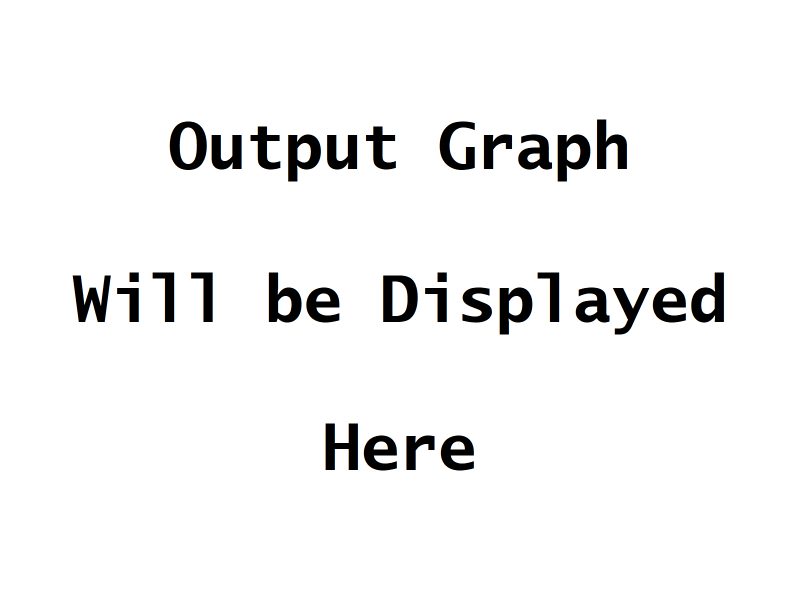
#> input picture resources/statistics/Output_Sample.png, 1600 x 1200 px (shown at 1/2 size)
$ python -i user_interface.py   (imports and definitions only)
#> lines starting #> are read from the running program, lines starting #| are printed output that depends on the picture
from tkinter import *
from tkinter import scrolledtext
from backend import basic_arithmetic, other_bases, visualization
from decimal import Decimal
from PIL import ImageTk, Image
import os
import os.path as osp

temp_dir_path = "resources/temp"
statistics_dir_path = "resources/statistics"
help_dir_path = "resources/help"

# the user can choose different styles with different colors
# the default style is blue
blue_colors = {"background": "dimgrey",
               "light_1": "lightsteelblue",
               "light_2": "dodgerblue",
               "deep_1": "slateblue",
               "deep_2": "blue",
               "highlight": "red"}

red_colors = {"background": "dimgrey",
              "light_1": "mistyrose",
              "light_2": "tomato",
              "deep_1": "firebrick",
              "deep_2": "red",
              "highlight": "darkred"}

black_colors = {"background": "dimgrey",
                "light_1": "gainsboro",
                "light_2": "silver",
                "deep_1": "darkgrey",
                "deep_2": "black",
                "highlight": "darkred"}

green_colors = {"background": "dimgrey",
                "light_1": "palegreen",
                "light_2": "yellowgreen",
                "deep_1": "limegreen",
                "deep_2": "forestgreen",
                "highlight": "red"}

style = blue_colors


# initialize root window
# [3 lines not run here, left out]

# set up the input entry
# [1 line that did not run here, left out]
# [1 line not run here, left out]


# set up buttons for numbers and operators which can be directly added to the expression
# [4 lines left out: function click_to_add, not called in this run]


# [1 line that did not run here, left out]
# [1 line that did not run here, left out]
# [1 line that did not run here, left out]
# [1 line that did not run here, left out]
# [1 line that did not run here, left out]
# [1 line that did not run here, left out]
# [1 line that did not run here, left out]
# [1 line that did not run here, left out]
# [1 line that did not run here, left out]
# [1 line that did not run here, left out]
# [1 line that did not run here, left out]
# [2 lines that did not run here, left out]
# [2 lines that did not run here, left out]
# [2 lines that did not run here, left out]
# [2 lines that did not run here, left out]
# [2 lines that did not run here, left out]
# [1 line that did not run here, left out]
# [1 line that did not run here, left out]
# [1 line that did not run here, left out]
# [1 line that did not run here, left out]
# [1 line that did not run here, left out]

# [21 lines not run here, left out]


# set up buttons operators which change the expression once clicked
def button_clear():
    e.delete(0, END)


# [28 lines left out: function button_equal, not called in this run]


first_equal = True
# [1 line that did not run here, left out]
# [1 line that did not run here, left out]

# [2 lines not run here, left out]


# set up the backspace button
# [7 lines left out: function backspace, not called in this run]


# [2 lines that did not run here, left out]
# [1 line not run here, left out]


# set up the clear output button
# [5 lines left out: function clear_output, not called in this run]


# [2 lines that did not run here, left out]
# [1 line not run here, left out]


# set up the help button
# [65 lines left out: function display_help, not called in this run]


# [2 lines that did not run here, left out]
# [1 line not run here, left out]

# set up the output multi line window with a scrollbar
# [1 line that did not run here, left out]
# [2 lines not run here, left out]


# set up the other functionalities button
# [40 lines left out: functions open_other_func, do_other_func, not called in this run]


def statistics_window():
    # initialize the statistics window
    stat_window = Toplevel()
    stat_window.title("Statistics")
    stat_window.configure(bg=style["background"])

    global statistics_dir_path
    global graph
    global graph_label
    graph_name = "Output_Sample.png"
    graph_path = osp.join(statistics_dir_path, graph_name)
    graph = Image.open(graph_path).resize((400, 300))
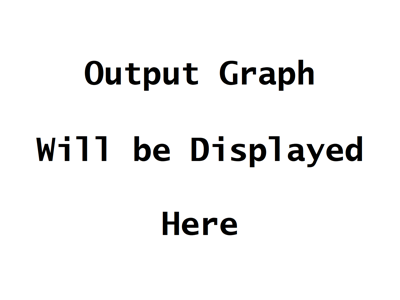
#> graph: PIL image 400x300 RGB; mean R, G, B 243.4, 243.4, 243.4
    graph = ImageTk.PhotoImage(graph)
    graph_label = Label(stat_window, image=graph)
    graph_label.grid(row=0, column=0, columnspan=4)

    # elements in row 1
    description = Label(stat_window, anchor=W, font="BOLD", fg="white", relief=SUNKEN, padx=10,
                        bg=style["light_2"], text="Please enter each term with your keyboard")
    description.grid(row=1, column=0, columnspan=4, sticky="ew")

    # elements in row 2
    operation_one_label = Label(stat_window, anchor=W, font="BOLD", fg="white", relief=SUNKEN, padx=10,
                                bg=style["deep_1"], text="Operation 1: plot with one-dimensional data")
    operation_one_label.grid(row=2, column=0, columnspan=4, sticky="ew")

    # elements in row 3
    operation_one_instruction = Label(stat_window, anchor=W, font="BOLD", fg="white", bg=style["background"],
                                      text="Enter data with space as the delimiter:")
    operation_one_instruction.grid(row=3, column=0, columnspan=4, sticky="w")

    # elements in row 4
    operation_one_entry = Entry(stat_window, width=50)
    operation_one_entry.grid(row=4, column=0, columnspan=4, sticky="e")

    # [56 lines left out: function draw_with_one_dimensional_data, not called in this run]

    # elements in row 5
    operation_one_options = [
        "Boxplot",
        "Histogram",
        "Stem and Leaf Plot (Whole Numbers)"
    ]
    graph_1 = StringVar()
    graph_1.set(operation_one_options[0])
#> (the run stopped early here; a loop or call above may not have finished)
